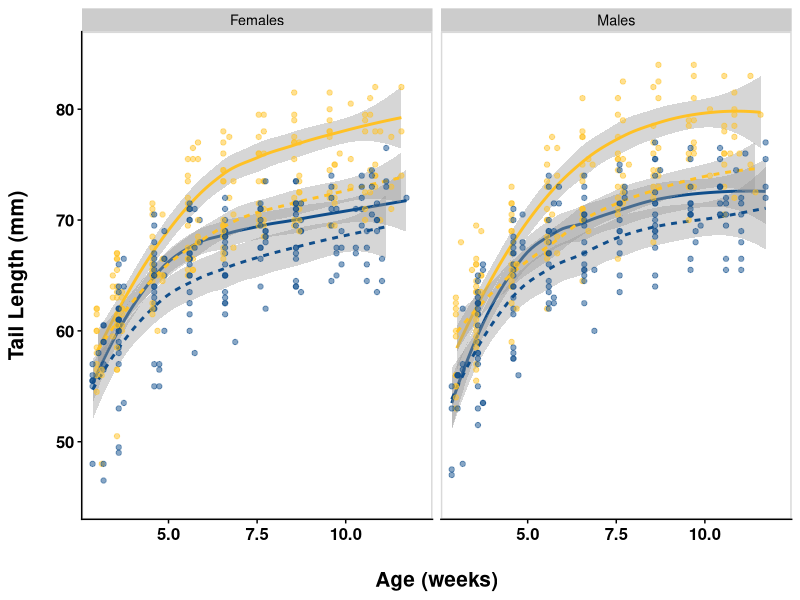
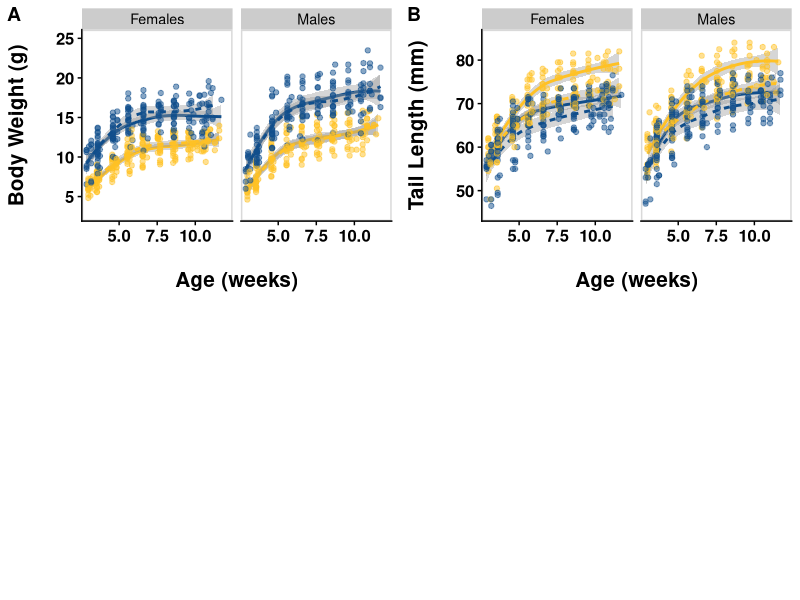
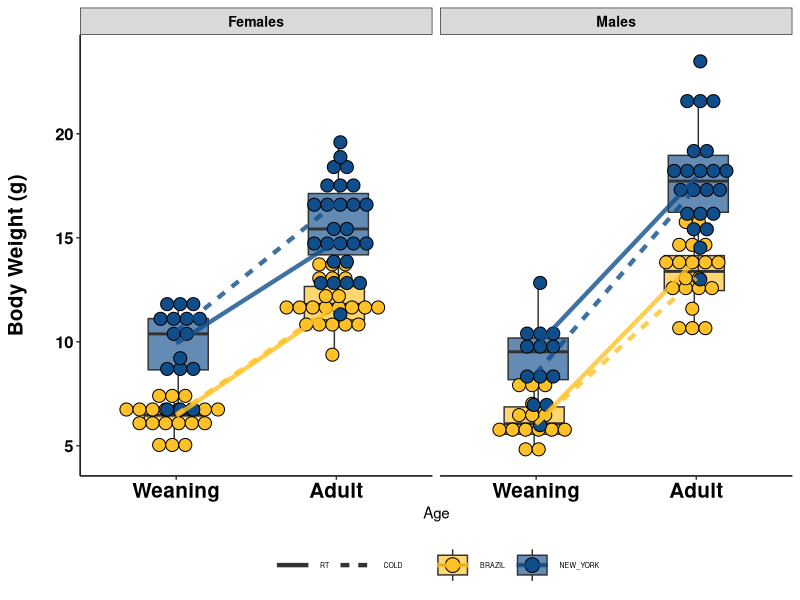
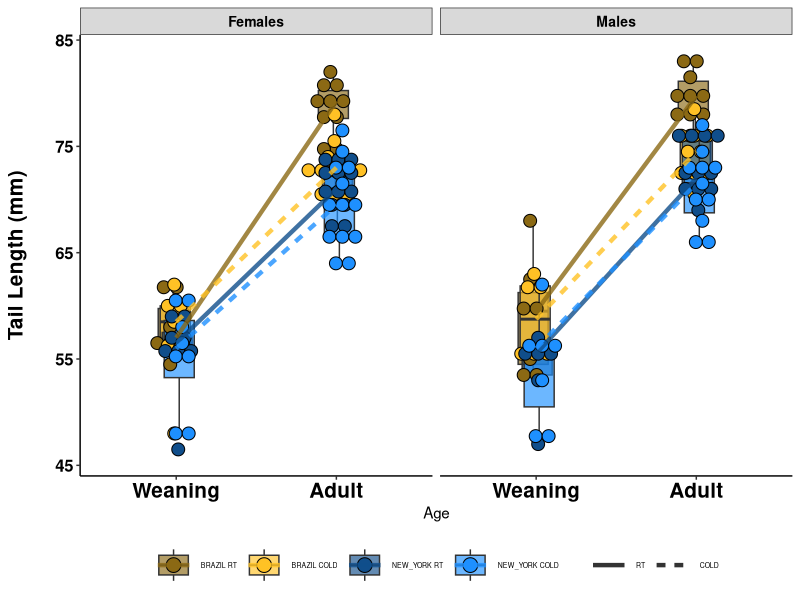
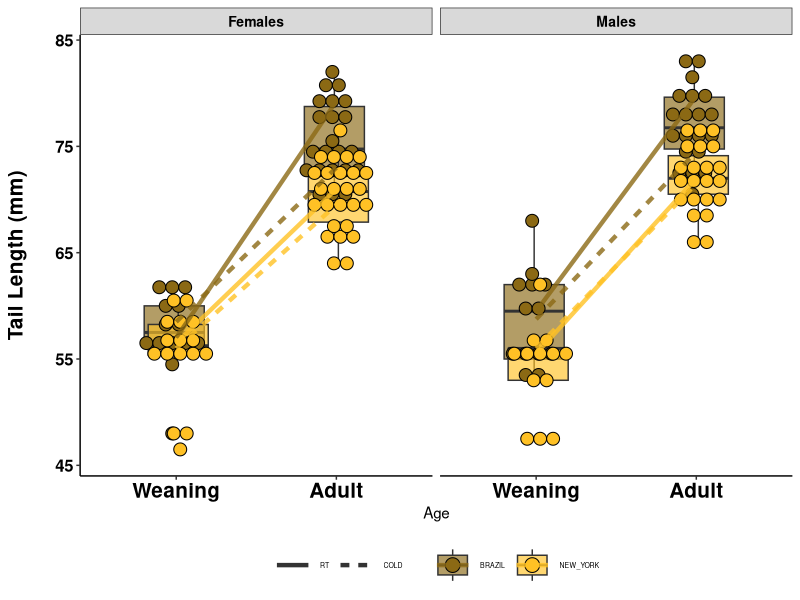

Here is the R script that generated these plots, in order:
#!/usr/bin/env Rscript --vanilla

# name: weekly_phenotypes_graphed.R
#
# Plot evolved and plastic differences in weekly body weights and tail lengths
#
# input:
#       - data/raw/WeeklyMetaData
# output:
#       - results/figures/WeeklyPhenotypes

# Clear R environment and load libraries
rm(list = ls())
library(tidyverse)
library(here)
library(cowplot)


# Read in data
WeeklyMetaData <- read_csv(here("data/raw/WeeklyMetaData.csv")) %>%
  select(-DOB, -DateMeasured) %>%
  filter(Population == "BRAZIL" | Population == "NEW_YORK") %>%
  #filter(Age_weeks > 3) %>%  #NY lines sometimes were weaned & measured slightly before 3 weeks
  filter(Age_weeks < 12) %>%
  mutate(Sex = fct_recode(Sex, "Females" = "F", "Males" = "M")) %>% # spells out males and females
  mutate(Environment = fct_relevel(Environment,
                                   "RT", "COLD" )) # puts RT before COLD

# Clean data of any weird spaces, etc.
WeeklyMetaData[] <- lapply(WeeklyMetaData, function(x) if(is.factor(x)) factor(x) else x)


#### Plot reaction norms of BW and TL at weaning/3.5 weeks and end of experiment/11 weeks ####
# These plots will be combined with the weekly plots - data from PD sheet


#### Plot all lines by sex ####
# Males only
# MaleData <- WeeklyMetaData %>%
#   filter(Sex =="M")

BodyWeight <-
  ggplot(data=WeeklyMetaData, aes(x=Age_weeks, y= BodyWeight_g, color=Population)) +
  geom_smooth(aes(linetype=Environment, color=Population), size=1, method="loess") + #std error
  geom_point(position = position_dodge(0.1), size=1.5, alpha=0.5) +
  scale_color_manual(values=c("goldenrod1","dodgerblue4")) +
  coord_cartesian(xlim = c(3,12), ylim = c(3,25)) +
  facet_grid(. ~ Sex) +
  theme_half_open(12) +
  panel_border() +
  theme(panel.grid.minor = element_blank(), axis.line = element_line(colour = "black"),
        axis.title.x = element_text(margin = margin(t = 20), size = 15, face = "bold"),
        axis.title.y = element_text(margin = margin(r = 20), size = 15, face = "bold"),
        axis.text.x = element_text(size = 12, face = "bold", color = "black"),
        axis.text.y = element_text(size = 12, face = "bold", color = "black"),
        #legend.title = element_blank(),
        legend.position = "none",
       # legend.key.size = unit(1.5, "cm"),
       # legend.text = element_text(size=15),
        #legend.key = element_rect(fill = "transparent"),
        plot.title = element_text(size = 20, face = "bold", hjust = 0.5)) +
  labs(x = "Age (weeks)", y = "Body Weight (g)")

TailLength <-
  ggplot(data=WeeklyMetaData, aes(x=Age_weeks, y=TailLength_mm, color=Population)) +
  geom_smooth(aes(linetype=Environment, color=Population), size=1, method="loess") + #std error
  geom_point(position = position_dodge(0.1), size=1.5, alpha=0.5) +
  scale_color_manual(values=c("goldenrod1","dodgerblue4")) +
  coord_cartesian(xlim = c(3,12), ylim = c(45,85)) +
  facet_grid(. ~ Sex) +
  theme_half_open(12) +
  panel_border() +
  theme(panel.grid.minor = element_blank(), axis.line = element_line(colour = "black"),
        axis.title.x = element_text(margin = margin(t = 20), size = 15, face = "bold"),
        axis.title.y = element_text(margin = margin(r = 20), size = 15, face = "bold"),
        axis.text.x = element_text(size = 12, face = "bold", color = "black"),
        axis.text.y = element_text(size = 12, face = "bold", color = "black"),
        #legend.title = element_blank(),
        legend.position = "none",
        # legend.key.size = unit(1.5, "cm"),
        # legend.text = element_text(size=15),
        #legend.key = element_rect(fill = "transparent"),
        plot.title = element_text(size = 20, face = "bold", hjust = 0.5)) +
  labs(x = "Age (weeks)", y = "Tail Length (mm)")
TailLength
plot_grid(BodyWeight, TailLength, labels = c('A', 'B'), ncol = 2, nrow = 2)


#### Load PostDissection datasheet ####
# Read in data
Development <- WeeklyMetaData %>%
  filter(Age_category == "weaning" | Age_category == "endexp") %>%
  mutate(PopEnv = paste(Population, Environment)) %>%
  mutate(PopEnv = fct_relevel(PopEnv, "BRAZIL RT", "BRAZIL COLD", "NEW_YORK RT", "NEW_YORK COLD")) %>%
  mutate(Age_category = fct_relevel(Age_category, "weaning", "endexp" )) # puts weaning before adult

WeaningBW <-
  ggplot(data=Development, aes(x = Age_category, y = BodyWeight_g, fill = Population)) +
  geom_boxplot(position = position_dodge(width=0.05), alpha=0.65, outlier.shape = NA) +
  geom_dotplot(binaxis='y', stackdir = 'center', position = position_dodge(0.1)) +
  #geom_jitter(position = position_dodge(0.8), alpha=2, size=3, shape=21) +
  stat_summary(
    fun = median,
    geom = 'line',
    aes(group = PopEnv, colour = Population, linetype=Environment),
    position = "identity", size=1.5, alpha=0.8) +
  scale_color_manual(values=c("goldenrod1","dodgerblue4")) +
  scale_fill_manual(values=c("goldenrod1","dodgerblue4")) +
  facet_wrap(.~Sex) +
  theme_bw() + 
  theme(panel.border = element_blank(), panel.grid.major = element_blank(),
        panel.grid.minor = element_blank(), axis.line = element_line(colour = "black"),
        axis.title.y = element_text(margin = margin(r = 20), size = 15, face = "bold"),
        axis.text.x = element_text(size = 15, face = "bold", color = "black"),
        axis.text.y = element_text(size = 12, face = "bold", color = "black")) +
  theme(strip.text = element_text(size = 10, face = "bold", color = "black")) +
  scale_x_discrete(labels=c("Weaning", "Adult")) +
  theme(legend.title = element_blank(),
        legend.position="bottom", legend.box = "horizontal",
        legend.key.size = unit(1, "cm"),
        legend.text = element_text(size=5),
        legend.key = element_rect(fill = "transparent")) +
  theme(plot.title = element_text(size = 20, face = "bold", hjust = 0.5)) +
  labs(x = "Age", y = "Body Weight (g)")
WeaningBW

WeaningTL <-
  ggplot(data=Development, aes(x = Age_category, y = TailLength_mm, fill = PopEnv)) +
  geom_boxplot(position = position_dodge(width=0.05), alpha=0.65, outlier.shape = NA) +
  geom_dotplot(binaxis='y', stackdir = 'center', position = position_dodge(0.1)) +
  #geom_jitter(position = position_dodge(0.8), alpha=2, size=3, shape=21) +
  stat_summary(
    fun = median,
    geom = 'line',
    aes(group = PopEnv, colour = PopEnv, linetype=Environment),
    position = "identity", size=1.5, alpha=0.8) +
  scale_color_manual(values=c("goldenrod4","goldenrod1", "dodgerblue4", "dodgerblue1")) +
  scale_fill_manual(values=c("goldenrod4","goldenrod1", "dodgerblue4", "dodgerblue1")) +
  facet_wrap(.~Sex) +
  theme_bw() + 
  theme(panel.border = element_blank(), panel.grid.major = element_blank(),
        panel.grid.minor = element_blank(), axis.line = element_line(colour = "black"),
        axis.title.y = element_text(margin = margin(r = 20), size = 15, face = "bold"),
        axis.text.x = element_text(size = 15, face = "bold", color = "black"),
        axis.text.y = element_text(size = 12, face = "bold", color = "black")) +
  theme(strip.text = element_text(size = 10, face = "bold", color = "black")) +
  scale_x_discrete(labels=c("Weaning", "Adult")) +
  theme(legend.title = element_blank(),
        legend.position="bottom", legend.box = "horizontal",
        legend.key.size = unit(1, "cm"),
        legend.text = element_text(size=5),
        legend.key = element_rect(fill = "transparent")) +
  theme(plot.title = element_text(size = 20, face = "bold", hjust = 0.5)) +
  labs(x = "Age", y = "Tail Length (mm)")
WeaningTL

WeaningTL2 <-
  ggplot(data=Development, aes(x = Age_category, y = TailLength_mm, fill = Population)) +
  geom_boxplot(position = position_dodge(width=0.05), alpha=0.65, outlier.shape = NA) +
  geom_dotplot(binaxis='y', stackdir = 'center', position = position_dodge(0.1)) +
  #geom_jitter(position = position_dodge(0.8), alpha=2, size=3, shape=21) +
  stat_summary(
    fun = median,
    geom = 'line',
    aes(group = PopEnv, colour = Population, linetype=Environment),
    position = "identity", size=1.5, alpha=0.8) +
  scale_color_manual(values=c("goldenrod4","goldenrod1", "dodgerblue4", "dodgerblue1")) +
  scale_fill_manual(values=c("goldenrod4","goldenrod1", "dodgerblue4", "dodgerblue1")) +
  facet_wrap(.~Sex) +
  theme_bw() + 
  theme(panel.border = element_blank(), panel.grid.major = element_blank(),
        panel.grid.minor = element_blank(), axis.line = element_line(colour = "black"),
        axis.title.y = element_text(margin = margin(r = 20), size = 15, face = "bold"),
        axis.text.x = element_text(size = 15, face = "bold", color = "black"),
        axis.text.y = element_text(size = 12, face = "bold", color = "black")) +
  theme(strip.text = element_text(size = 10, face = "bold", color = "black")) +
  scale_x_discrete(labels=c("Weaning", "Adult")) +
  theme(legend.title = element_blank(),
        legend.position="bottom", legend.box = "horizontal",
        legend.key.size = unit(1, "cm"),
        legend.text = element_text(size=5),
        legend.key = element_rect(fill = "transparent")) +
  theme(plot.title = element_text(size = 20, face = "bold", hjust = 0.5)) +
  labs(x = "Age", y = "Tail Length (mm)")
WeaningTL2